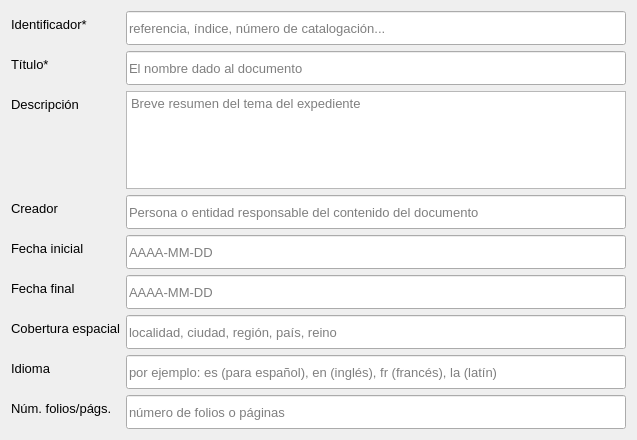
                       <widget class="QWidget" name="scrollAreaWidgetContents_3">
                        <property name="geometry">
                         <rect>
                          <x>0</x>
                          <y>0</y>
                          <width>633</width>
                          <height>440</height>
                         </rect>
                        </property>
                        <property name="styleSheet">
                         <string notr="true"/>
                        </property>
                        <layout class="QVBoxLayout" name="verticalLayout_9">
                         <item>
                          <layout class="QFormLayout" name="formLayout_3">
                           <item row="2" column="0">
                            <widget class="QLabel" name="tituloLabel_3">
                             <property name="font">
                              <font>
                               <pointsize>10</pointsize>
                              </font>
                             </property>
                             <property name="text">
                              <string>Título*</string>
                             </property>
                            </widget>
                           </item>
                           <item row="2" column="1">
                            <widget class="QLineEdit" name="titulodoclineEdit">
                             <property name="minimumSize">
                              <size>
                               <width>500</width>
                               <height>34</height>
                              </size>
                             </property>
                             <property name="maximumSize">
                              <size>
                               <width>500</width>
                               <height>34</height>
                              </size>
                             </property>
                             <property name="font">
                              <font>
                               <pointsize>10</pointsize>
                              </font>
                             </property>
                             <property name="layoutDirection">
                              <enum>Qt::LeftToRight</enum>
                             </property>
                             <property name="placeholderText">
                              <string>El nombre dado al documento</string>
                             </property>
                            </widget>
                           </item>
                           <item row="3" column="0">
                            <widget class="QLabel" name="numextLabel_3">
                             <property name="font">
                              <font>
                               <pointsize>10</pointsize>
                              </font>
                             </property>
                             <property name="text">
                              <string>Descripción</string>
                             </property>
                            </widget>
                           </item>
                           <item row="3" column="1">
                            <widget class="QPlainTextEdit" name="descripciondoclineEdit">
                             <property name="sizePolicy">
                              <sizepolicy hsizetype="Expanding" vsizetype="Expanding">
                               <horstretch>0</horstretch>
                               <verstretch>0</verstretch>
                              </sizepolicy>
                             </property>
                             <property name="minimumSize">
                              <size>
                               <width>500</width>
                               <height>70</height>
                              </size>
                             </property>
                             <property name="maximumSize">
                              <size>
                               <width>500</width>
                               <height>250</height>
                              </size>
                             </property>
                             <property name="font">
                              <font>
                               <pointsize>10</pointsize>
                              </font>
                             </property>
                             <property name="styleSheet">
                              <string notr="true">Breve resumen del tema del documento</string>
                             </property>
                             <property name="placeholderText">
                              <string>Breve resumen del tema del expediente</string>
                             </property>
                            </widget>
                           </item>
                           <item row="6" column="0">
                            <widget class="QLabel" name="creadorLabel_3">
                             <property name="font">
                              <font>
                               <pointsize>10</pointsize>
                              </font>
                             </property>
                             <property name="text">
                              <string>Creador</string>
                             </property>
                            </widget>
                           </item>
                           <item row="6" column="1">
                            <widget class="QLineEdit" name="creadordoclineEdit">
                             <property name="minimumSize">
                              <size>
                               <width>500</width>
                               <height>34</height>
                              </size>
                             </property>
                             <property name="maximumSize">
                              <size>
                               <width>500</width>
                               <height>34</height>
                              </size>
                             </property>
                             <property name="font">
                              <font>
                               <pointsize>10</pointsize>
                              </font>
                             </property>
                             <property name="placeholderText">
                              <string>Persona o entidad responsable del contenido del documento</string>
                             </property>
                            </widget>
                           </item>
                           <item row="7" column="0">
                            <widget class="QLabel" name="fechaILabel_3">
                             <property name="font">
                              <font>
                               <pointsize>10</pointsize>
                              </font>
                             </property>
                             <property name="text">
                              <string>Fecha inicial</string>
                             </property>
                            </widget>
                           </item>
                           <item row="7" column="1">
                            <widget class="QLineEdit" name="fechaIdoclineEdit">
                             <property name="minimumSize">
                              <size>
                               <width>500</width>
                               <height>34</height>
                              </size>
                             </property>
                             <property name="maximumSize">
                              <size>
                               <width>500</width>
                               <height>34</height>
                              </size>
                             </property>
                             <property name="font">
                              <font>
                               <pointsize>10</pointsize>
                              </font>
                             </property>
                             <property name="placeholderText">
                              <string>AAAA-MM-DD</string>
                             </property>
                            </widget>
                           </item>
                           <item row="10" column="0">
                            <widget class="QLabel" name="fechaFLabel_3">
                             <property name="font">
                              <font>
                               <pointsize>10</pointsize>
                              </font>
                             </property>
                             <property name="text">
                              <string>Fecha final</string>
                             </property>
                            </widget>
                           </item>
                           <item row="10" column="1">
                            <widget class="QLineEdit" name="fechaFdoclineEdit">
                             <property name="minimumSize">
                              <size>
                               <width>500</width>
                               <height>34</height>
                              </size>
                             </property>
                             <property name="maximumSize">
                              <size>
                               <width>500</width>
                               <height>34</height>
                              </size>
                             </property>
                             <property name="font">
                              <font>
                               <pointsize>10</pointsize>
                              </font>
                             </property>
                             <property name="placeholderText">
                              <string>AAAA-MM-DD</string>
                             </property>
                            </widget>
                           </item>
                           <item row="11" column="0">
                            <widget class="QLabel" name="coberturaLabel_3">
                             <property name="font">
                              <font>
                               <pointsize>10</pointsize>
                              </font>
                             </property>
                             <property name="text">
                              <string>Cobertura espacial</string>
                             </property>
                            </widget>
                           </item>
                           <item row="11" column="1">
                            <widget class="QLineEdit" name="coberturadoclineEdit">
                             <property name="minimumSize">
                              <size>
                               <width>500</width>
                               <height>34</height>
                              </size>
                             </property>
                             <property name="maximumSize">
                              <size>
                               <width>500</width>
                               <height>34</height>
                              </size>
                             </property>
                             <property name="font">
                              <font>
                               <pointsize>10</pointsize>
                              </font>
                             </property>
                             <property name="placeholderText">
                              <string>localidad, ciudad, región, país, reino</string>
                             </property>
                            </widget>
                           </item>
                           <item row="12" column="0">
                            <widget class="QLabel" name="idiomaLabel_3">
                             <property name="font">
                              <font>
                               <pointsize>10</pointsize>
                              </font>
                             </property>
                             <property name="text">
                              <string>Idioma</string>
                             </property>
                            </widget>
                           </item>
                           <item row="12" column="1">
                            <widget class="QLineEdit" name="idiomadoclineEdit">
                             <property name="minimumSize">
                              <size>
                               <width>500</width>
                               <height>34</height>
                              </size>
                             </property>
                             <property name="maximumSize">
                              <size>
                               <width>500</width>
                               <height>34</height>
                              </size>
                             </property>
                             <property name="font">
                              <font>
                               <pointsize>10</pointsize>
                              </font>
                             </property>
                             <property name="placeholderText">
                              <string>por ejemplo: es (para español), en (inglés), fr (francés), la (latín)</string>
                             </property>
                            </widget>
                           </item>
                           <item row="13" column="0">
                            <widget class="QLabel" name="numfolLabel_3">
                             <property name="font">
                              <font>
                               <pointsize>10</pointsize>
                              </font>
                             </property>
                             <property name="text">
                              <string>Núm. folios/págs.</string>
                             </property>
                            </widget>
                           </item>
                           <item row="13" column="1">
                            <widget class="QLineEdit" name="numfoliodoclineEdit">
                             <property name="minimumSize">
                              <size>
                               <width>500</width>
                               <height>34</height>
                              </size>
                             </property>
                             <property name="maximumSize">
                              <size>
                               <width>500</width>
                               <height>34</height>
                              </size>
                             </property>
                             <property name="font">
                              <font>
                               <pointsize>10</pointsize>
                              </font>
                             </property>
                             <property name="placeholderText">
                              <string>número de folios o páginas</string>
                             </property>
                            </widget>
                           </item>
                           <item row="1" column="1">
                            <widget class="QLineEdit" name="identificadoresdoclineEdit">
                             <property name="minimumSize">
                              <size>
                               <width>500</width>
                               <height>34</height>
                              </size>
                             </property>
                             <property name="maximumSize">
                              <size>
                               <width>500</width>
                               <height>34</height>
                              </size>
                             </property>
                             <property name="font">
                              <font>
                               <pointsize>10</pointsize>
                              </font>
                             </property>
                             <property name="placeholderText">
                              <string>referencia, índice, número de catalogación...</string>
                             </property>
                            </widget>
                           </item>
                           <item row="1" column="0">
                            <widget class="QLabel" name="identificadoresLabel_3">
                             <property name="font">
                              <font>
                               <pointsize>10</pointsize>
                              </font>
                             </property>
                             <property name="text">
                              <string>Identificador*</string>
                             </property>
                            </widget>
                           </item>
                          </layout>
                         </item>
                        </layout>
                       </widget>
